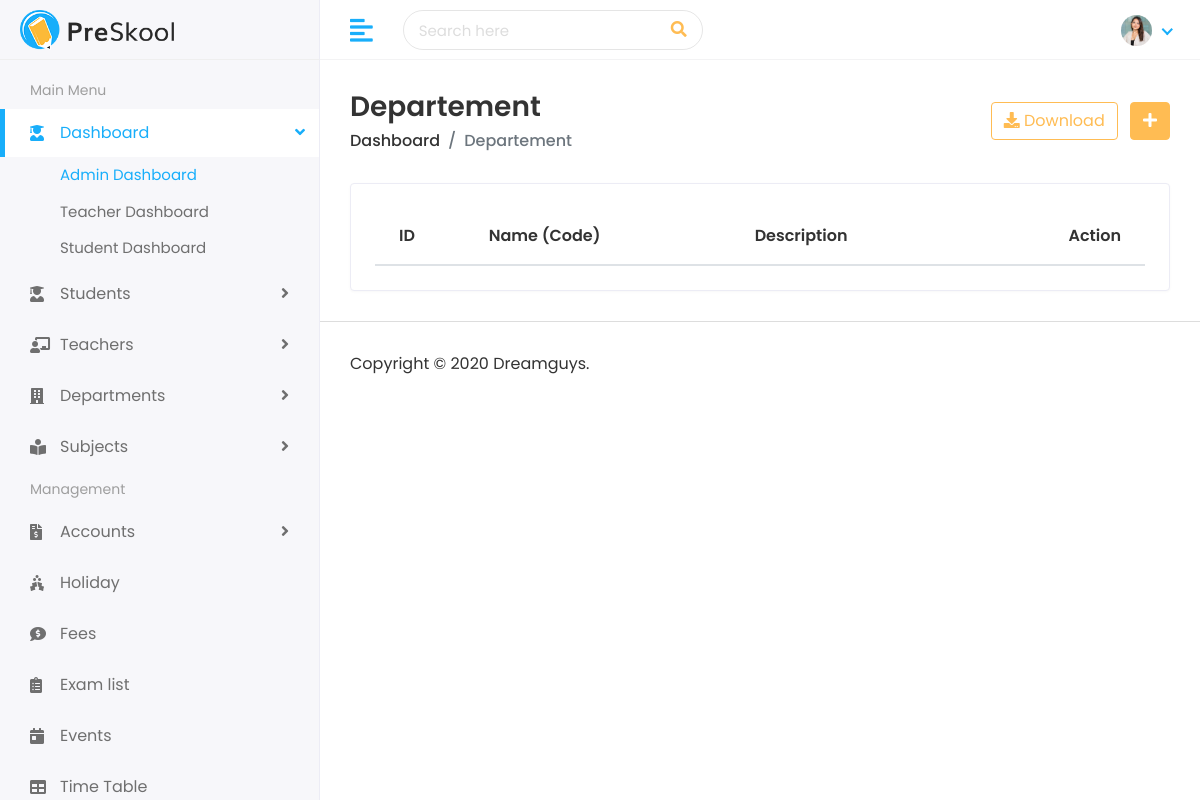
Page /departement/departements/ on the earlier database version.
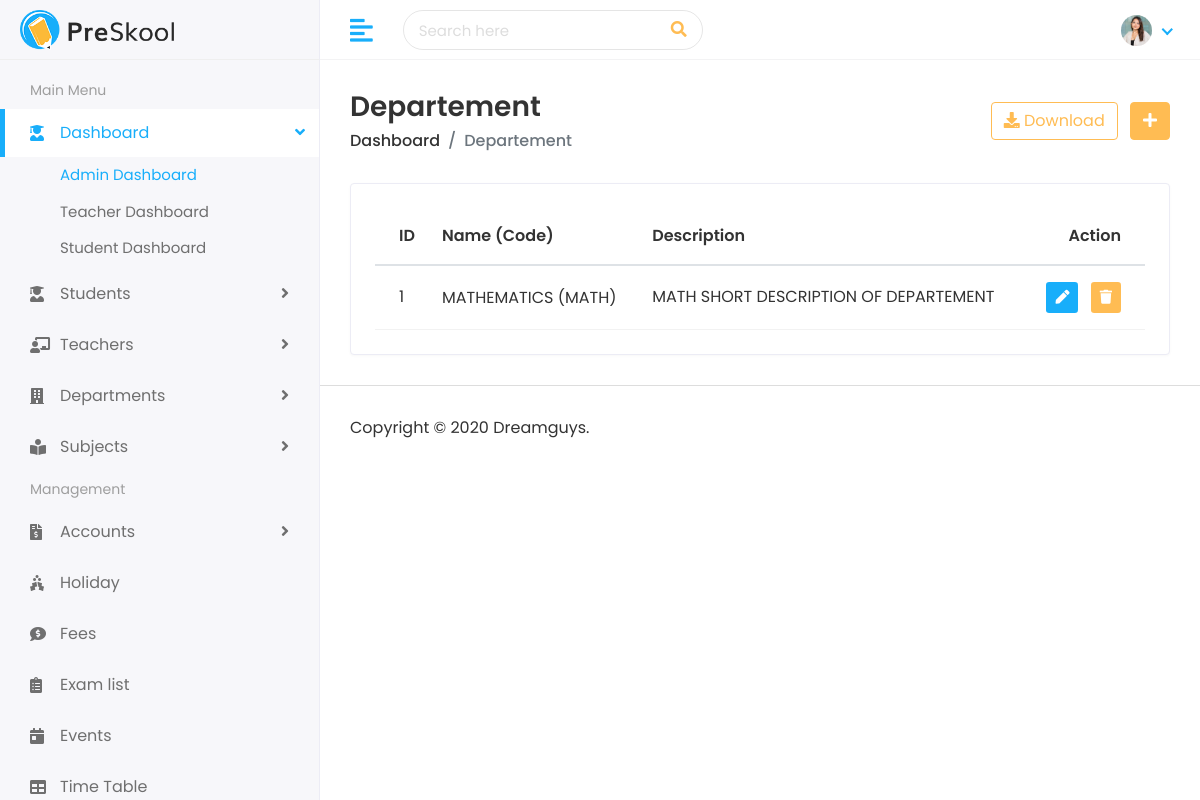
Same page on the later database version.
### departement/models.py (models this page shows, shortened)
class Departement(models.Model):
    name = models.CharField(max_length=150, unique=True)
    code = models.CharField(max_length=10, unique=True)
    description = models.TextField(blank=True, null=True)
    created_at = models.DateField(auto_now_add=True)

### departement/views.py (the view)
# urls.py: path('departements/', views.departement_list, name="departement_list"),
def departement_list(request):
    departements_list = Departement.objects.all()
    context = {'departements_list' : departements_list}
    return render(request, 'departement/departements.html', context)

### templates/departement/departements.html (shortened to what this page needs)
{% extends 'Home/base.html' %}
{% load static %}
{% block body %}
         <div class="page-wrapper">
            <div class="content container-fluid">
               <div class="page-header">
                  <div class="row align-items-center">
                     <div class="col">
                        <h3 class="page-title">Departement</h3>
                        <ul class="breadcrumb">
                           <li class="breadcrumb-item"><a href="">Dashboard</a></li>
                           <li class="breadcrumb-item active">Departement</li>
                        </ul>
                     </div>
                     <div class="col-auto text-right float-right ml-auto">
                        <a href="#" class="btn btn-outline-primary mr-2"><i class="fas fa-download"></i> Download</a>
                        <a href="{% url 'add_departement' %}" class="btn btn-primary"><i class="fas fa-plus"></i></a>
                     </div>
                  </div>
               </div>
               <div class="row">
                  <div class="col-sm-12">
                     <div class="card card-table">
                        <div class="card-body">
                           <div class="table-responsive">
                              <table class="table table-hover table-center mb-0 datatable">
                                 <thead>
                                    <tr>
                                       <th>ID</th>
                                       <th>Name (Code)</th>
                                       <th>Description</th>
                                       <th class="text-right">Action</th>
                                    </tr>
                                 </thead>
                                 <tbody>
                                    {% for departement in departements_list %}
                                    <tr>
                                       <td>{{ departement.id}}</td>
                                       <td>
                                          <h2 class="table-avatar">
                                           {{ departement.name }} ({{ departement.code}})
                                          </h2>
                                       </td>
                                       <td>{{ departement.description }}</td>
                                       <td class="text-right">
                                          <div class="actions">
                                             <a href="{% url 'edit_departement' departement.id %}" class="btn btn-sm bg-success-light mr-2">
                                                 <i class="fas fa-pen"></i>
                                             </a>
                                             <form action="{% url 'delete_departement' departement.id %}" method="POST" style="display:inline;">
                                                 <button type="submit" class="btn btn-sm bg-danger-light" onclick="return confirm('Are you sure you want to delete this departement?');">
                                                     <i class="fas fa-trash"></i>
                                                 </button>
                                             </form>
                                         </div>
                                       </td>
                                    </tr>
                                    {% endfor %}
                                 </tbody>
                              </table>
                           </div>
                        </div>
                     </div>
                  </div>
               </div>
            </div>
            <footer>
               <p>Copyright © 2020 Dreamguys.</p>
            </footer>
         </div>
      </div>
   </body>
</html>
{% endblock %}

Differences in the rows shown:
added Departement: id "1", name "MATHEMATICS", code "MATH", description "MATH SHORT DESCRIPTION OF DEPARTEMENT"
